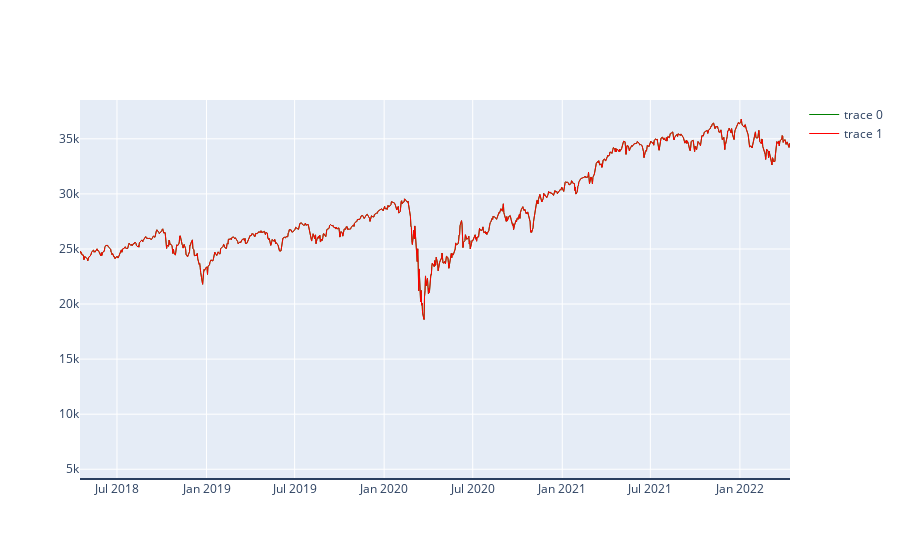

The cell this chart's notebook holds for it:
### Code cell
fig = go.Figure(data=[ 
    go.Scatter(
        x=dji_df_sl['date'], 
        y=dji_df_sl['close'],
        line=dict(
            color='green', 
            width=1)
        ),
    go.Scatter(
        x=dji_df_sl['date'], 
        y=dji_df_sl['close'],
        line=dict(
            color='red', 
            width=1)
        )
    ])

fig.add_hline(y=dji_df_sl['close'].std())

fig.show()

### Figure 1 — Plotly figure (JSON) as saved in the notebook; plotly's stock layout.template omitted (floating-point values rounded to 4 significant figures; data arrays with more than 128 entries replaced by an {"elided": "..."} marker saying what was removed)
{"data": [{"line": {"color": "green", "width": 1}, "type": "scatter", "x": {"elided": "1009 str values"}, "y": {"elided": "1009 float values"}}, {"line": {"color": "red", "width": 1}, "type": "scatter", "x": {"elided": "1009 str values"}, "y": {"elided": "1009 float values"}}], "layout": {"shapes": [{"type": "line", "x0": 0, "x1": 1, "xref": "x domain", "y0": 4116.0, "y1": 4116.0, "yref": "y"}]}}
